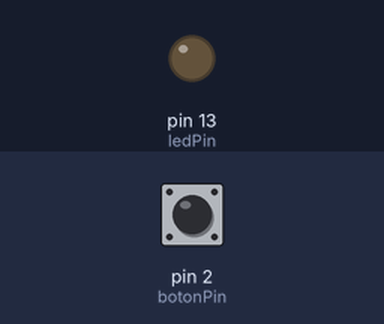
Bench run of a sketch on a simulated Arduino Uno, built with avr-gcc and run on an emulated ATmega328P. Parts: output pins drawn as LEDs (lit = HIGH). The inputs (shaded band) are chosen by the test bench; at power-on: pin 2 (botonPin) LOW.

Above: at 1.2 s.
1.3 s: pin 2 (botonPin) pulled HIGH for 0.15 s
At 1.37 s:
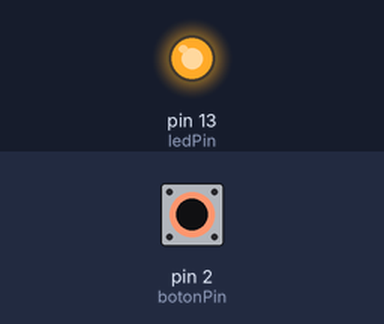
2.9 s: pin 2 (botonPin) pulled HIGH for 3.2 s
At 6.9 s:
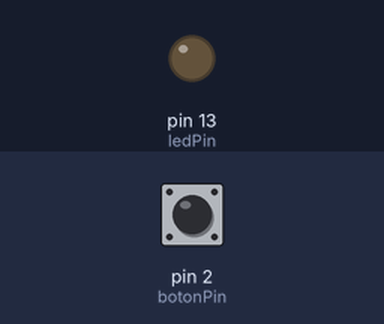
Timing chart, 0 to 8.4 s (numbered marks = the images above; inputs shaded):
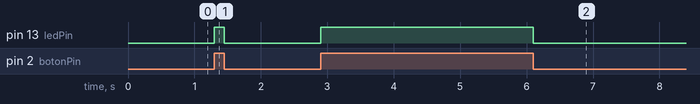

The sketch:

Main.ino
```cpp
const byte botonPin = 2; //Pin al que está conectado el botón
const byte ledPin = 13; //Pin al que está conectado el led (led interno)

byte botonEstado = 0; //Variable donde se guarda el estado actual del botón

void setup()
{
	pinMode(botonPin, INPUT); //Colocar el pin 2 como una entrada
    pinMode(ledPin, OUTPUT); //Colocar el pin 13 como una salida
}

void loop()
{
	botonEstado = digitalRead(botonPin);//Leed el pin del botón, y asignarlo al estado
    if(botonEstado == 1){ //Si el estado es 1, enciende el led
        digitalWrite(ledPin, 1);
    }else //Si el estado es 0, apaga el led
    {
        digitalWrite(ledPin, 0);
    }

}
```

Measured:
- after the input at 1.3 s, pin 13 (ledPin): LOW → HIGH at once, → LOW 0.15 s later
- after the input at 2.9 s, pin 13 (ledPin): LOW → HIGH at once, → LOW 3.2 s later
